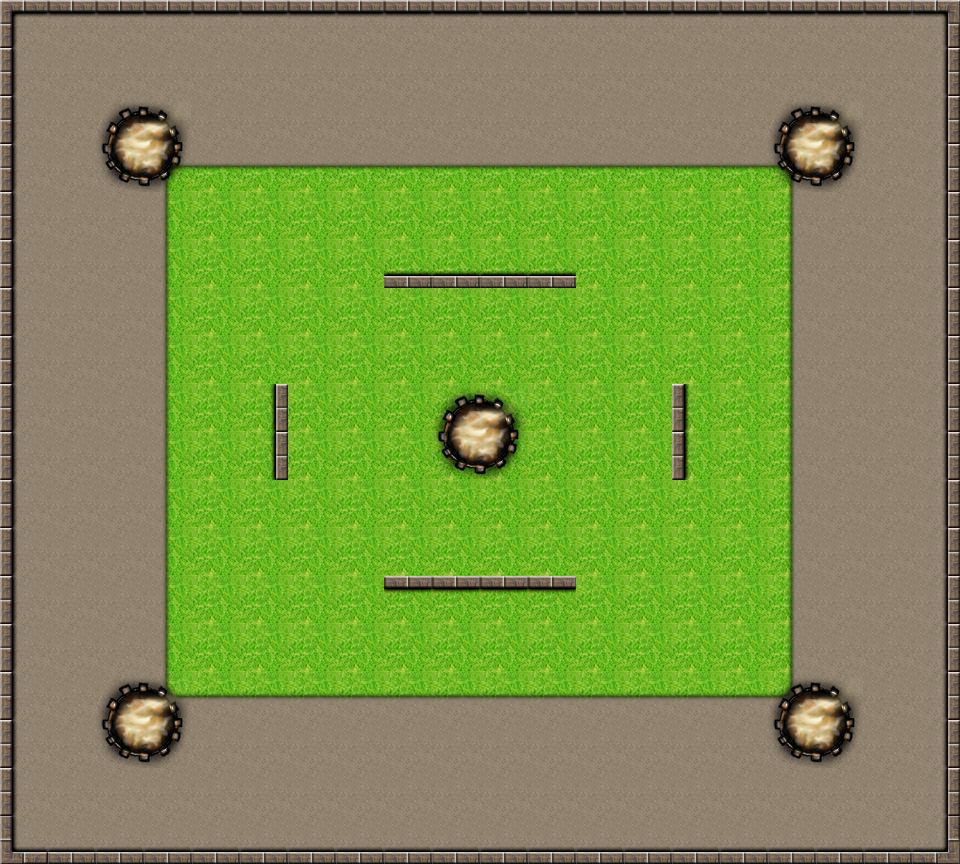

Rendered tile map (Tiled .tmx) drawn with the repository's tilesets; below, a short description and the map source with its tile grids summarised:
An orthogonal 20x18 tile map with 48x48 px tiles, 3 tile layers (Terrain, Terrain2, Wall).

<map version="1.0" orientation="orthogonal" width="20" height="18" tilewidth="48" tileheight="48">
 <tileset firstgid="1" name="street-mod_tileset" tilewidth="48" tileheight="48">
  <image source="street_tileset_mod.png" width="672" height="480" />
 </tileset>
 <layer name="Terrain" width="20" height="18">
  <data>[360 cells, 360 non-empty, 1 distinct tile ids]</data>
 </layer>
 <layer name="Terrain2" width="20" height="18">
  <data>[360 cells, 168 non-empty, 9 distinct tile ids]</data>
 </layer>
 <layer name="Wall" width="20" height="18">
  <data>[360 cells, 104 non-empty, 12 distinct tile ids]</data>
 </layer>
</map>
